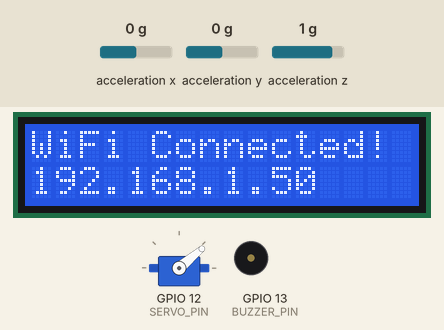
Simulated run of this sketch. Board: ESP32. Shown: 16×2 character LCD, servo, buzzer (waves = sounding). Inputs (shaded band) come from the test bench; at power-on: acceleration x 0 g, acceleration y 0 g, acceleration z 1 g. WiFi joins after 1.5 s; servers stay silent unless stated; the camera gives no picture; web services answer with replies made up by the test bench; what the sketch prints to the serial monitor is not drawn.

Above: at 1.7 s.
At 7.1 s:
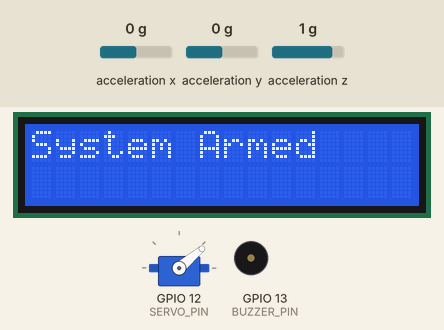
7.2 s: acceleration x set to -0.6 g
10.2 s: acceleration x set to -0.9 g
At 12.4 s:
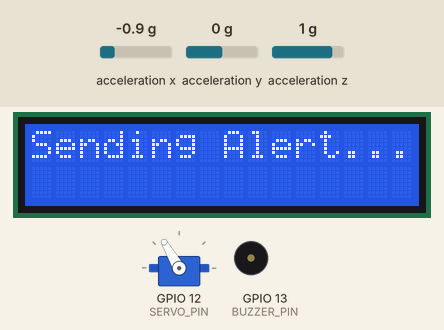
At 13.2 s:
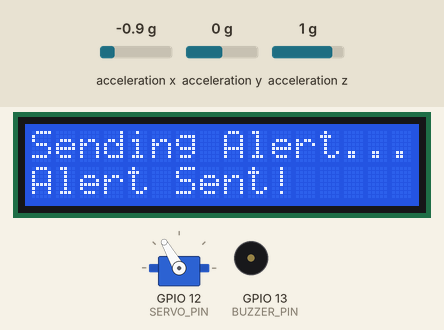
Timing chart, 0 to 21.5 s (numbered marks = the images above; inputs shaded):
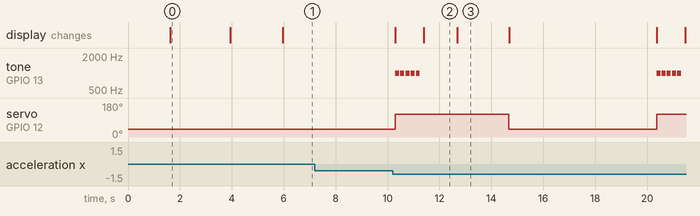

Measured:
- the behaviour switches between -0.7 and -0.8 g on acceleration x (found by bisection; images 1 and 2)
- after the input at 7.2 s, every drawn part: stays the same
- after the input at 10.2 s, tone on GPIO 13 (BUZZER_PIN): goes 4 × (1000 Hz 0.15 s, silent 0.05 s), 1000 Hz 0.15 s, silent 9.1 s, 4 × (1000 Hz 0.15 s, silent 0.05 s), 1000 Hz 0.15 s, then silent, starting after 0.10 s; servo on GPIO 12 (SERVO_PIN): 40° → 120° after 0.10 s, → 40° 4.4 s later, → 120° 5.7 s later
- what the display in image 0 shows lasts 2.3 s, from 1.6 s to 3.9 s
- what the display in image 2 shows lasts 1.3 s, from 11.4 s to 12.7 s

The sketch:

CODE.ino
```cpp
/*
  ESP32-CAM Bike Anti-Theft Alarm with Telegram Notification

  This project uses an ADXL345 accelerometer to detect movement.
  When triggered, it sounds a buzzer, rotates a servo, takes a picture
  with the ESP32-CAM, and sends it to a specified Telegram chat.
  An I2C LCD displays status.

  This version uses an averaging algorithm to detect sustained shakes and jolts,
  and a more memory-efficient method for sending photos to Telegram.
*/

// Wi-Fi and Telegram Credentials
const char* WIFI_SSID = "AKSHAY";
const char* WIFI_PASSWORD = "12345678";
const char* BOT_TOKEN = "7991367679:AAEeGAVZBi9emge4S3uL7rOOXyLvGAF1lzg";
const char* CHAT_ID = "7895398263";

// LIBRARIES
#include <WiFi.h>
#include <WiFiClientSecure.h>
#include <Wire.h>
#include <LiquidCrystal_I2C.h> // Note: The warning about this library and ESP32 is common and can usually be ignored.
#include "esp_camera.h"
#include <ESP32Servo.h>
#include <math.h> // Added for vector calculations

// Workaround for sensor_t conflict between ESP32-CAM and Adafruit Sensor libraries
#define sensor_t Adafruit_sensor_t
#include <Adafruit_ADXL345_U.h>
#undef sensor_t

#include "soc/soc.h"
#include "soc/rtc_cntl_reg.h"

// PIN DEFINITIONS
// Camera model: AI-THINKER
#define PWDN_GPIO_NUM     32
#define RESET_GPIO_NUM    -1
#define XCLK_GPIO_NUM      0
#define SIOD_GPIO_NUM     26
#define SIOC_GPIO_NUM     27
#define Y9_GPIO_NUM       35
#define Y8_GPIO_NUM       34
#define Y7_GPIO_NUM       39
#define Y6_GPIO_NUM       36
#define Y5_GPIO_NUM       21
#define Y4_GPIO_NUM       19
#define Y3_GPIO_NUM       18
#define Y2_GPIO_NUM        5
#define VSYNC_GPIO_NUM    25
#define HREF_GPIO_NUM     23
#define PCLK_GPIO_NUM     22

// I2C Pins for LCD and ADXL345
#define I2C_SDA           14
#define I2C_SCL           15

// Buzzer Pin
#define BUZZER_PIN        13

// Servo Pin
#define SERVO_PIN         12

// SENSOR AND SYSTEM SETTINGS
#define MOVEMENT_THRESHOLD 2.5  // Threshold for the average change in acceleration. Higher = less sensitive.
#define NUM_SAMPLES        10   // Number of readings to average to detect a shake.
#define DEBOUNCE_TIME_MS   10000 // 10 seconds between alerts

// OBJECTS
LiquidCrystal_I2C lcd(0x27, 16, 2); // I2C address 0x27, 16 column and 2 rows
Adafruit_ADXL345_Unified accel = Adafruit_ADXL345_Unified(12345);
Servo myServo;

// GLOBAL VARIABLES
float baselineMagnitude;
unsigned long lastTriggerTime = 0;
bool systemArmed = false;

// FUNCTION PROTOTYPES
void configInitCamera();
void sendAlert();
void beepBuzzer();
bool sendPhotoToTelegram(camera_fb_t * fb);

void setup() {
  WRITE_PERI_REG(RTC_CNTL_BROWN_OUT_REG, 0); // Disable brownout detector
  Serial.begin(115200);

  // Initialize I2C bus
  Wire.begin(I2C_SDA, I2C_SCL);

  // Initialize LCD
  lcd.init();
  lcd.backlight();
  lcd.setCursor(0, 0);
  lcd.print("System Starting");

  // Initialize Buzzer Pin
  pinMode(BUZZER_PIN, OUTPUT);
  digitalWrite(BUZZER_PIN, LOW);

  // Initialize Servo
  myServo.attach(SERVO_PIN);
  myServo.write(40);

  // Connect to Wi-Fi
  lcd.setCursor(0, 1);
  lcd.print("Connecting WiFi");
  WiFi.begin(WIFI_SSID, WIFI_PASSWORD);
  while (WiFi.status() != WL_CONNECTED) {
    delay(500);
    Serial.print(".");
  }
  Serial.println("\nWiFi connected");
  lcd.clear();
  lcd.setCursor(0, 0);
  lcd.print("WiFi Connected!");
  lcd.setCursor(0, 1);
  lcd.print(WiFi.localIP());
  delay(2000);

  // Initialize ADXL345 Accelerometer
  if(!accel.begin()) {
    Serial.println("Could not find a valid ADXL345 sensor");
    lcd.clear();
    lcd.print("ADXL345 Error!");
    while(1);
  }
  accel.setRange(ADXL345_RANGE_4_G);

  // Initialize Camera
  configInitCamera();

  // Set baseline accelerometer readings
  lcd.clear();
  lcd.print("Calibrating...");
  delay(2000);
  sensors_event_t event;
  accel.getEvent(&event);
  baselineMagnitude = sqrt(pow(event.acceleration.x, 2) + pow(event.acceleration.y, 2) + pow(event.acceleration.z, 2));


  systemArmed = true;
  lcd.clear();
  lcd.print("System Armed");
  Serial.println("System Armed and Ready!");
}

void loop() {
  if (systemArmed) {
    float totalMagnitude = 0;
    for (int i = 0; i < NUM_SAMPLES; i++) {
      sensors_event_t event;
      accel.getEvent(&event);
      totalMagnitude += sqrt(pow(event.acceleration.x, 2) + pow(event.acceleration.y, 2) + pow(event.acceleration.z, 2));
      delay(10);
    }

    float averageMagnitude = totalMagnitude / NUM_SAMPLES;

    if (abs(averageMagnitude - baselineMagnitude) > MOVEMENT_THRESHOLD && (millis() - lastTriggerTime > DEBOUNCE_TIME_MS)) {
      lastTriggerTime = millis();
      Serial.println("SHAKE DETECTED!");
      Serial.print("Average magnitude change: ");
      Serial.println(abs(averageMagnitude - baselineMagnitude));

      lcd.clear();
      lcd.setCursor(0, 0);
      lcd.print("Movement!");

      myServo.write(120);

      beepBuzzer();
      sendAlert();

      lcd.clear();
      lcd.print("System Armed");
    }
  }
}

void beepBuzzer() {
    for (int i = 0; i < 5; i++) {
      tone(BUZZER_PIN, 1000);
      delay(150);
      noTone(BUZZER_PIN);
      delay(50);
    }
}

void configInitCamera() {
  camera_config_t config;
  config.ledc_channel = LEDC_CHANNEL_0;
  config.ledc_timer = LEDC_TIMER_0;
  config.pin_d0 = Y2_GPIO_NUM;
  config.pin_d1 = Y3_GPIO_NUM;
  config.pin_d2 = Y4_GPIO_NUM;
  config.pin_d3 = Y5_GPIO_NUM;
  config.pin_d4 = Y6_GPIO_NUM;
  config.pin_d5 = Y7_GPIO_NUM;
  config.pin_d6 = Y8_GPIO_NUM;
  config.pin_d7 = Y9_GPIO_NUM;
  config.pin_xclk = XCLK_GPIO_NUM;
  config.pin_pclk = PCLK_GPIO_NUM;
  config.pin_vsync = VSYNC_GPIO_NUM;
  config.pin_href = HREF_GPIO_NUM;
  config.pin_sccb_sda = SIOD_GPIO_NUM;
  config.pin_sccb_scl = SIOC_GPIO_NUM;
  config.pin_pwdn = PWDN_GPIO_NUM;
  config.pin_reset = RESET_GPIO_NUM;
  config.xclk_freq_hz = 20000000;
  config.pixel_format = PIXFORMAT_JPEG;

  if(psramFound()){
    config.frame_size = FRAMESIZE_VGA;
    config.jpeg_quality = 10;
    config.fb_count = 2;
    config.fb_location = CAMERA_FB_IN_PSRAM;
  } else {
    config.frame_size = FRAMESIZE_VGA;
    config.jpeg_quality = 12;
    config.fb_count = 1;
  }

  esp_err_t err = esp_camera_init(&config);
  if (err != ESP_OK) {
    Serial.printf("Camera init failed with error 0x%x", err);
    lcd.clear();
    lcd.print("Camera Failed");
    delay(2000);
    ESP.restart();
  }
}

void sendAlert() {
  lcd.clear();
  lcd.setCursor(0, 0);
  lcd.print("Capturing Image");
  Serial.println("Capturing image...");

  camera_fb_t * fb = esp_camera_fb_get();
  if (!fb) {
    Serial.println("Camera capture failed");
    lcd.clear();
    lcd.setCursor(0, 0);
    lcd.print("Capture Failed!");
    delay(2000);
    myServo.write(40);
    return;
  }

  lcd.clear();
  lcd.setCursor(0, 0);
  lcd.print("Sending Alert...");

  if (sendPhotoToTelegram(fb)) {
    Serial.println("Message sent successfully");
    lcd.setCursor(0, 1);
    lcd.print("Alert Sent!");
  } else {
    Serial.println("Error sending message");
    lcd.setCursor(0, 1);
    lcd.print("Send Failed!");
  }

  esp_camera_fb_return(fb);
  delay(2000);
  myServo.write(40);
}

bool sendPhotoToTelegram(camera_fb_t * fb) {
  WiFiClientSecure client;

  if (WiFi.status() != WL_CONNECTED) {
    return false;
  }

  client.setInsecure();

  if (!client.connect("api.telegram.org", 443)) {
    Serial.println("Telegram connection failed");
    return false;
  }
  Serial.println("Telegram connection successful");

  String boundary = "RandomBoundary";
  String caption = "ALERT: Bike movement detected!";

  String head = "--" + boundary + "\r\n";
  head += "Content-Disposition: form-data; name=\"chat_id\"\r\n\r\n" + String(CHAT_ID) + "\r\n";
  head += "--" + boundary + "\r\n";
  head += "Content-Disposition: form-data; name=\"caption\"\r\n\r\n" + caption + "\r\n";
  head += "--" + boundary + "\r\n";
  head += "Content-Disposition: form-data; name=\"photo\"; filename=\"esp32-cam.jpg\"\r\n";
  head += "Content-Type: image/jpeg\r\n\r\n";

  String tail = "\r\n--" + boundary + "--\r\n";

  uint32_t contentLength = head.length() + fb->len + tail.length();

  client.println("POST /bot" + String(BOT_TOKEN) + "/sendPhoto HTTP/1.1");
  client.println("Host: api.telegram.org");
  client.println("Content-Length: " + String(contentLength));
  client.println("Content-Type: multipart/form-data; boundary=" + boundary);
  client.println();

  client.print(head);

  // **FIX: Send the image data in chunks for better reliability**
  size_t fb_len = fb->len;
  uint8_t *fb_buf = fb->buf;
  const size_t chunk_size = 1024;
  for (size_t i = 0; i < fb_len; i = i + chunk_size) {
    if (i + chunk_size < fb_len) {
      client.write(fb_buf + i, chunk_size);
    } else {
      client.write(fb_buf + i, fb_len - i);
    }
  }

  client.print(tail);

  String responseBody = "";
  long startTimer = millis();
  while (client.connected() && (millis() - startTimer < 25000)) {
      if (client.available()) {
          responseBody = client.readString();
          break;
      }
  }

  client.stop();
  Serial.println("Telegram Response: " + responseBody);

  if (responseBody.indexOf("\"ok\":true") != -1) {
    return true;
  } else {
    return false;
  }
}
```
